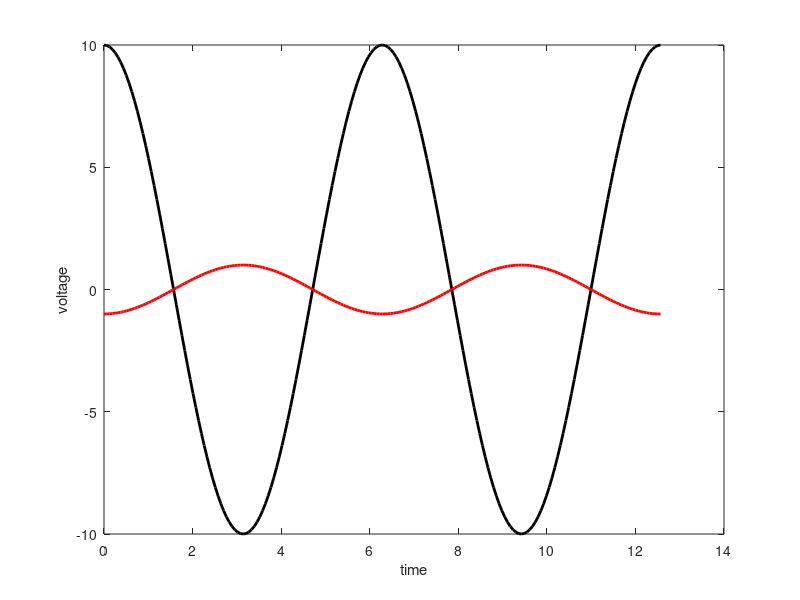

This chart was generated by the following MATLAB code:
% Circuit theory problem in case sinusoidal excitation
% Us = Ucs*cos(om*t+fi) 
% at om = om0 :
% Z1 = -10*j; Z2 = 20*j; Z3 = -10*j;
% R1 = 5; R2 = 5;
clearvars;
Z1 = -10*j; Z2 = 20*j; Z3 = -10*j;R1 = 5; R2 = 5;
Us = 10;
om = 1;
%% A. 
% Solve at om=om0 frequency
A = [1/R1+1/Z1+1/Z2 -1/Z2;-1/Z2 1/Z2+1/Z3+1/R2];
B = [Us/R1; 0];
x = A \ B;
Ur = x(2); % response 

%% Plot response and excitation in real time
% x(t) = Re{ Xcs*exp(j*om*t)}
T = 2*pi/om;
time = 0:T/100:2*T;
ust = real(Us*cos(om*time));
uresp = real(Ur*cos(om*time));

figure; 
  plot(time, ust, 'k-','LineWidth',2);
  hold on;
  plot(time, uresp, 'r-','LineWidth',2);
  xlabel('time'); ylabel('voltage');
  


